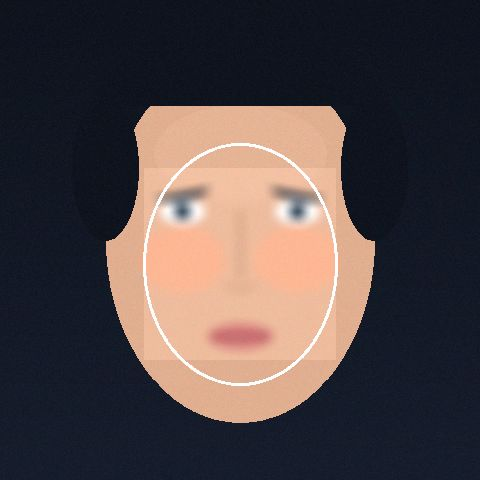
#> input picture sample_data/sample_deepfake_suspect.jpg, 480 x 480 px
$ python -i photo_protector.py   (imports and definitions only)
#> lines starting #> are read from the running program, lines starting #| are printed output that depends on the picture; after the words box and inside, x2 and y2 are one past the last pixel; in counts of white or black regions, pixels touching at a corner belong together
#> further down, picture is the input picture: shape (480, 480, 3); mean B, G, R 70, 69.2, 79.9
### modules/face_mesh_detector.py
"""
Module B: MediaPipe Face Detection & Facial Skin ROI Masking
Detects facial landmarks using MediaPipe FaceMesh, extracts anatomically validated
skin regions (Forehead, Left Cheek, Right Cheek), and generates binary masks with
robust missing-face temporal caching and displacement tracking.
"""

import cv2
import numpy as np
from typing import Dict, List, Optional, Tuple, Any
from config import (
    LEFT_CHEEK_LANDMARKS,
    RIGHT_CHEEK_LANDMARKS,
    FOREHEAD_LANDMARKS,
    MAX_STALE_FRAMES,
    MAX_FACE_DISPLACEMENT_PX,
)

class FaceMeshDetector:
    def __init__(
        self,
        max_num_faces: int = 1,
        refine_landmarks: bool = True,
        min_detection_confidence: float = 0.5,
        min_tracking_confidence: float = 0.5,
    ):
#> called with max_num_faces = 1, refine_landmarks = True, min_detection_confidence = 0.5, min_tracking_confidence = 0.5
        self.max_num_faces = max_num_faces
        self.refine_landmarks = refine_landmarks
        self.min_detection_confidence = min_detection_confidence
        self.min_tracking_confidence = min_tracking_confidence

        self.mp_face_mesh = None
        self.face_mesh = None
        self._init_mediapipe()
#> (the call stopped at in _init_mediapipe, `self.face_mesh = self.mp_face_mesh.FaceMesh( max_num_faces=self.max_nu..`: mediapipe is not available in this run)

        # Temporal tracking state
        self.last_valid_masks: Optional[Dict[str, np.ndarray]] = None
        self.last_face_center: Optional[Tuple[float, float]] = None
        self.stale_frame_count: int = 0
        self.total_missing_frames: int = 0
        self.total_frames_processed: int = 0

    def _init_mediapipe(self) -> None:
        try:
            import mediapipe as mp
            self.mp_face_mesh = mp.solutions.face_mesh
            self.face_mesh = self.mp_face_mesh.FaceMesh(
                max_num_faces=self.max_num_faces,
                refine_landmarks=self.refine_landmarks,
                min_detection_confidence=self.min_detection_confidence,
                min_tracking_confidence=self.min_tracking_confidence,
            )
        except Exception as e:
            # Will be logged or initialized when mediapipe is ready
            self.face_mesh = None

    # [29 lines left out: functions reset_tracking, _landmarks_to_points, _calculate_face_center, not called in this run]

    def process_frame(
        self, frame_bgr: np.ndarray
    ) -> Tuple[Dict[str, np.ndarray], Dict[str, Any]]:
        """
        Processes a single BGR frame.
        Returns:
            masks: Dict with keys 'forehead', 'left_cheek', 'right_cheek', 'combined'
                   (each is a uint8 binary mask of shape (H, W), values 0 or 255)
            metadata: Dict containing face detection status, landmarks, displacement, etc.
        """
        self.total_frames_processed += 1
        h, w = frame_bgr.shape[:2]

        # Blank masks if detection fails
        empty_mask = np.zeros((h, w), dtype=np.uint8)
        empty_masks = {
            "forehead": empty_mask.copy(),
            "left_cheek": empty_mask.copy(),
            "right_cheek": empty_mask.copy(),
            "combined": empty_mask.copy(),
        }

        if self.face_mesh is None:
            self._init_mediapipe()
            if self.face_mesh is None:
                return empty_masks, {"detected": False, "reason": "FaceMesh not initialized", "cached": False}

        # MediaPipe expects RGB
        frame_rgb = cv2.cvtColor(frame_bgr, cv2.COLOR_BGR2RGB)
        results = self.face_mesh.process(frame_rgb)

        if results.multi_face_landmarks and len(results.multi_face_landmarks) > 0:
            face_landmarks = results.multi_face_landmarks[0].landmark
            current_center = self._calculate_face_center(face_landmarks, w, h)

            # Extract ROI polygons
            forehead_pts = self._landmarks_to_points(face_landmarks, FOREHEAD_LANDMARKS, w, h)
            left_cheek_pts = self._landmarks_to_points(face_landmarks, LEFT_CHEEK_LANDMARKS, w, h)
            right_cheek_pts = self._landmarks_to_points(face_landmarks, RIGHT_CHEEK_LANDMARKS, w, h)

            # Generate individual binary masks via cv2.fillPoly
            forehead_mask = np.zeros((h, w), dtype=np.uint8)
            left_cheek_mask = np.zeros((h, w), dtype=np.uint8)
            right_cheek_mask = np.zeros((h, w), dtype=np.uint8)

            if len(forehead_pts) >= 3:
                cv2.fillPoly(forehead_mask, [forehead_pts], 255)
            if len(left_cheek_pts) >= 3:
                cv2.fillPoly(left_cheek_mask, [left_cheek_pts], 255)
            if len(right_cheek_pts) >= 3:
                cv2.fillPoly(right_cheek_mask, [right_cheek_pts], 255)

            # Combined valid skin mask
            combined_mask = cv2.bitwise_or(forehead_mask, cv2.bitwise_or(left_cheek_mask, right_cheek_mask))

            masks = {
                "forehead": forehead_mask,
                "left_cheek": left_cheek_mask,
                "right_cheek": right_cheek_mask,
                "combined": combined_mask,
            }

            # Update temporal tracking cache
            self.last_valid_masks = masks
            self.last_face_center = current_center
            self.stale_frame_count = 0

            return masks, {
                "detected": True,
                "cached": False,
                "face_center": current_center,
                "forehead_points": forehead_pts.tolist(),
                "left_cheek_points": left_cheek_pts.tolist(),
                "right_cheek_points": right_cheek_pts.tolist(),
                "stale_frames": 0,
            }

        # Detection failed for current frame -> Temporal Fallback Logic
        self.total_missing_frames += 1
        self.stale_frame_count += 1

        if (
            self.last_valid_masks is not None
            and self.stale_frame_count <= MAX_STALE_FRAMES
        ):
            # Mask reuse with stale tracking
            return self.last_valid_masks, {
                "detected": False,
                "cached": True,
                "reason": f"Face detection missed; reusing valid mask (stale frame {self.stale_frame_count}/{MAX_STALE_FRAMES})",
                "stale_frames": self.stale_frame_count,
            }

        # Invalidate cache if face has been missing beyond threshold
        self.last_valid_masks = None
        self.last_face_center = None
        return empty_masks, {
            "detected": False,
            "cached": False,
            "reason": f"Face missing for {self.stale_frame_count} consecutive frames; stale mask invalidated",
            "stale_frames": self.stale_frame_count,
        }

    # [38 lines left out: functions render_debug_overlay, close, not called in this run]

### modules/perturbation_engine.py
"""
Module C: Experimental Green-Channel Biometric Perturbation Engine
Implements bounded, temporal, and region-specific perturbations in the green reflectance
channel to experimentally evaluate rPPG signal desynchronization and FakeCatcher robustness.
Preserves non-skin pixels, geometry, and calculates perceptual quality metrics (PSNR, SSIM, MSE).
"""

import numpy as np
import cv2
from typing import Dict, Tuple, Optional, Any
from config import DEFAULT_DELTA, DEFAULT_EXPERIMENTAL_FREQ

class PerturbationEngine:
    """
    Experimental green-channel cloaking engine.
    Investigates bounded temporal modifications restricted strictly to facial skin ROIs.
    """

    MODES = [
        "Temporal Sinusoidal Desynchronization",
        "Inter-Region Phase Scrambler",
        "Bounded Pseudorandom Jitter",
        "Hybrid Multi-Frequency Injection",
    ]

    def __init__(self, seed: Optional[int] = 42):
        self.seed = seed
        self.rng = np.random.RandomState(seed) if seed is not None else np.random.RandomState()

    def set_seed(self, seed: Optional[int]) -> None:
        self.seed = seed
        self.rng = np.random.RandomState(seed) if seed is not None else np.random.RandomState()

    # [112 lines left out: function apply_perturbation, not called in this run]

    @staticmethod
    def calculate_metrics(img_orig: np.ndarray, img_mod: np.ndarray) -> Dict[str, float]:
        """
        Calculates MSE, PSNR, SSIM, and L_inf maximum absolute error.
        """
        diff = img_orig.astype(np.float64) - img_mod.astype(np.float64)
        mse = float(np.mean(diff ** 2))
        linf = float(np.max(np.abs(diff)))

        if mse == 0:
            return {"psnr": 100.0, "ssim": 1.0, "mse": 0.0, "linf": 0.0}

        # PSNR in decibels (dB)
        psnr = float(10.0 * np.log10((255.0 ** 2) / mse))

        # Structural Similarity Index (SSIM) approximation across channels
        ssim = float(PerturbationEngine._calculate_ssim(img_orig, img_mod))

        return {
            "psnr": round(psnr, 2),
            "ssim": round(ssim, 4),
            "mse": round(mse, 4),
            "linf": round(linf, 2),
        }

    @staticmethod
    def _calculate_ssim(img1: np.ndarray, img2: np.ndarray) -> float:
        """Computes mean SSIM across all color channels."""
        C1 = (0.01 * 255) ** 2
        C2 = (0.03 * 255) ** 2

        img1 = img1.astype(np.float64)
        img2 = img2.astype(np.float64)

        ssim_channels = []
        for c in range(img1.shape[2]):
            ch1 = img1[:, :, c]
            ch2 = img2[:, :, c]

            mu1 = cv2.GaussianBlur(ch1, (11, 11), 1.5)
            mu2 = cv2.GaussianBlur(ch2, (11, 11), 1.5)

            mu1_sq = mu1 ** 2
            mu2_sq = mu2 ** 2
            mu1_mu2 = mu1 * mu2

            sigma1_sq = cv2.GaussianBlur(ch1 ** 2, (11, 11), 1.5) - mu1_sq
            sigma2_sq = cv2.GaussianBlur(ch2 ** 2, (11, 11), 1.5) - mu2_sq
            sigma12 = cv2.GaussianBlur(ch1 * ch2, (11, 11), 1.5) - mu1_mu2

            ssim_map = ((2 * mu1_mu2 + C1) * (2 * sigma12 + C2)) / (
                (mu1_sq + mu2_sq + C1) * (sigma1_sq + sigma2_sq + C2)
            )
            ssim_channels.append(np.mean(ssim_map))

        return float(np.mean(ssim_channels))

    @staticmethod
    def generate_difference_heatmap(
        img_orig: np.ndarray, img_mod: np.ndarray, amplification: float = 20.0
    ) -> np.ndarray:
        """
        Creates an amplified visual difference heatmap for debugging and UX demonstration.
        """
        # Absolute difference in green channel
        diff = np.abs(img_orig[:, :, 1].astype(np.float32) - img_mod[:, :, 1].astype(np.float32))

        # Amplify for human visibility
        amplified = np.clip(diff * amplification, 0.0, 255.0).astype(np.uint8)

        # Apply COLORMAP_JET or COLORMAP_TURBO for cybersecurity visual aesthetics
        heatmap = cv2.applyColorMap(amplified, cv2.COLORMAP_TURBO)
        return heatmap

### modules/photo_protector.py
"""
Module: AI-Based Photo Protection Engine
Protects facial identity in static photographs against unauthorized facial recognition,
scraping, and diffusion-based identity training using green-reflectance cloaking,
spatial-frequency noise injection, and cryptographic anti-scraping watermarking.
"""

import cv2
import numpy as np
import hashlib
from PIL import Image, PngImagePlugin
from typing import Dict, Tuple, Any, Optional

from modules.face_mesh_detector import FaceMeshDetector
from modules.perturbation_engine import PerturbationEngine
from config import DEFAULT_DELTA, FACE_OVAL_LANDMARKS

class PhotoProtector:
    CLOAKING_MODES = [
        "Biometric Green-Channel Cloak",
        "DeepFace Feature Scrambler (Fourier Phase)",
        "Adversarial Noise Injection (L-inf bounded)",
        "Full Spectrum Hybrid Protection",
    ]

    def __init__(self):
        self.detector = FaceMeshDetector(max_num_faces=1, refine_landmarks=True)

    def protect_photo(
        self,
        image_bgr: np.ndarray,
        delta: float = DEFAULT_DELTA,
        mode: str = "Biometric Green-Channel Cloak",
        owner_signature: str = "PulseShield-Secured-Identity",
    ) -> Dict[str, Any]:
        """
        Applies identity protection cloaking to a static photograph.
        """
#> called with delta = 2, mode = 'Biometric Green-Channel Cloak', owner_signature = 'PulseShield-Secured-Identity'
        h, w = image_bgr.shape[:2]
#> h = 480; w = 480
        delta = float(np.clip(delta, 1.0, 5.0))

        # 1. Detect facial skin and contour
        masks, det_meta = self.detector.process_frame(image_bgr)
#> (the call stopped at in _init_mediapipe, `self.face_mesh = self.mp_face_mesh.FaceMesh( max_num_faces=self.max_nu..`: mediapipe is not available in this run)
#> masks = 4 items; det_meta = {'detected': False, 'reason': 'FaceMesh not initialized', 'cached': False}
        skin_mask = masks.get("combined", np.zeros((h, w), dtype=np.uint8))
#> skin_mask: shape (480, 480); every value is 0

        # If skin mask is too sparse or undetected, create a soft center ellipse face mask
        if np.sum(skin_mask > 0) < 500:
            center = (w // 2, h // 2)
#> center = (240, 240)
            axes = (int(w * 0.25), int(h * 0.35))
#> axes = (120, 168)
            cv2.ellipse(skin_mask, center, axes, 0, 0, 360, 255, -1)
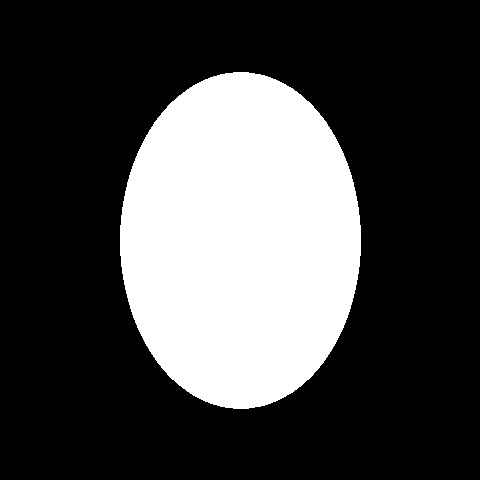
#> skin_mask: shape (480, 480); 27.7% white; 1 white region, box (x1, y1, x2, y2) and area: (120, 72, 361, 409) 63707

        # 2. Apply cloaking transformations based on mode
        cloaked_float = image_bgr.astype(np.float32).copy()
        mask_bool = (skin_mask > 0)

        if mode == "Biometric Green-Channel Cloak":
            # Apply subtle green channel perturbation
            noise = np.random.uniform(-delta, delta, size=(h, w)).astype(np.float32)
            # Smooth noise slightly to preserve natural skin gradients
            noise = cv2.GaussianBlur(noise, (5, 5), 1.0)
            cloaked_float[:, :, 1][mask_bool] += noise[mask_bool]

        elif mode == "DeepFace Feature Scrambler (Fourier Phase)":
            # 2D FFT phase scrambling on face patch to disrupt CNN convolutional filters
            face_pixels = cloaked_float.copy()
            for c in range(3):
                channel = face_pixels[:, :, c]
                f = np.fft.fft2(channel)
                fshift = np.fft.fftshift(f)

                # Add bounded high-frequency phase perturbation
                phase = np.angle(fshift)
                phase_noise = np.random.uniform(-0.08 * (delta / 2.0), 0.08 * (delta / 2.0), size=phase.shape)

                # Modulate high frequencies only
                crow, ccol = h // 2, w // 2
                r = min(crow, ccol) // 4
                y, x = np.ogrid[:h, :w]
                high_pass_mask = ((x - ccol) ** 2 + (y - crow) ** 2) > (r ** 2)
                phase[high_pass_mask] += phase_noise[high_pass_mask]

                # Reconstruct
                mag = np.abs(fshift)
                reconstructed_fshift = mag * np.exp(1j * phase)
                reconstructed = np.fft.ifft2(np.fft.ifftshift(reconstructed_fshift))
                cloaked_float[:, :, c][mask_bool] = np.real(reconstructed)[mask_bool]

        elif mode == "Adversarial Noise Injection (L-inf bounded)":
            # Bounded uniform noise across all 3 color channels
            noise = np.random.uniform(-delta, delta, size=(h, w, 3)).astype(np.float32)
            cloaked_float[mask_bool] += noise[mask_bool]

        elif mode == "Full Spectrum Hybrid Protection":
            # Combined green reflectance + high frequency perturbation
            green_noise = np.random.uniform(-delta, delta, size=(h, w)).astype(np.float32)
            cloaked_float[:, :, 1][mask_bool] += green_noise[mask_bool]

            # Cross-channel subtle high-frequency dithering
            dither = np.random.normal(0, delta * 0.4, size=(h, w, 3)).astype(np.float32)
            cloaked_float[mask_bool] += dither[mask_bool]

        # 3. Clip safely to [0, 255] and cast to uint8
        cloaked_bgr = np.clip(cloaked_float, 0.0, 255.0).astype(np.uint8)

        # 4. Generate visual difference heatmap
        diff_heatmap = PerturbationEngine.generate_difference_heatmap(image_bgr, cloaked_bgr, amplification=25.0)
#> in generate_difference_heatmap, `heatmap = cv2.applyColorMap(amplified, cv2.COLORMAP_TURBO)`:
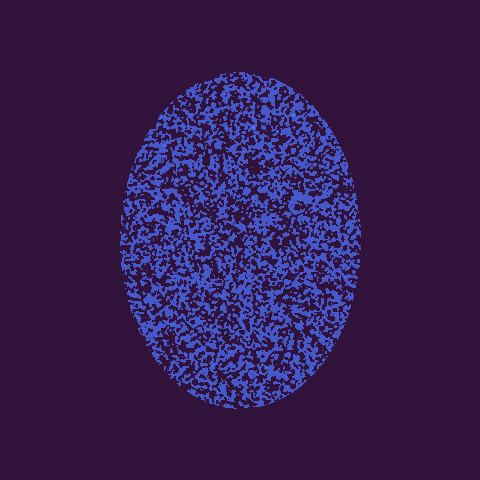
#> heatmap: shape (480, 480, 3); mean B, G, R 78.6, 27.7, 50.9

        # 5. Calculate objective perceptual metrics
        metrics = PerturbationEngine.calculate_metrics(image_bgr, cloaked_bgr)
#> in calculate_metrics, `diff = img_orig.astype(np.float64) - img_mod.astype(np.float64)`:
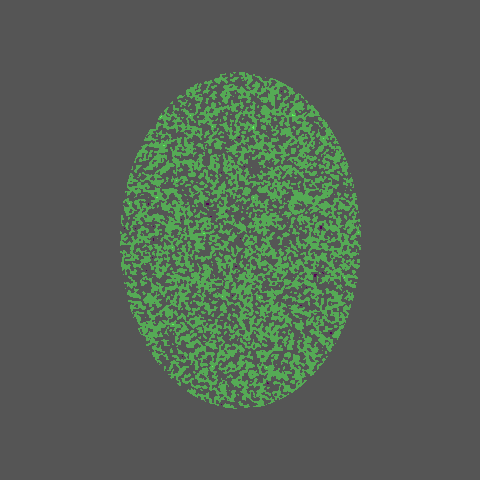
#> diff: shape (480, 480, 3) float64; mean B, G, R 0, 0.136, 0; drawn with min black and max white
#> in calculate_metrics, `mse = float(np.mean(diff ** 2))`: mse = 0.0456
#> in calculate_metrics, `linf = float(np.max(np.abs(diff)))`: linf = 2
#> in calculate_metrics, `psnr = float(10.0 * np.log10((255.0 ** 2) / mse))`: psnr = 61.54
#> the loop in _calculate_ssim, `for c in range(img1.shape[2]):` made 3 passes
#> pass 1, in _calculate_ssim, `ch1 = img1[:, :, c]`:
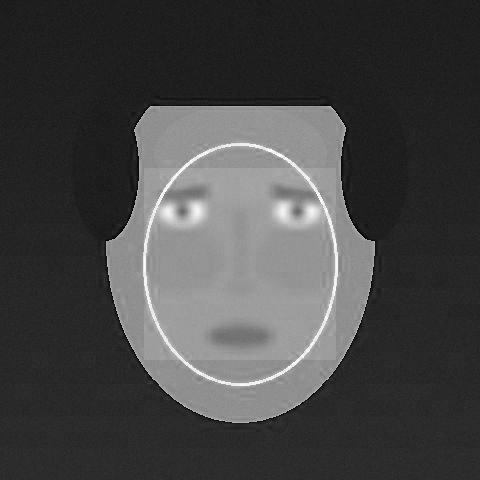
#> ch1: shape (480, 480) float64; min 0, max 255, mean 70
#> pass 1, in _calculate_ssim, `mu1_sq = mu1 ** 2`:
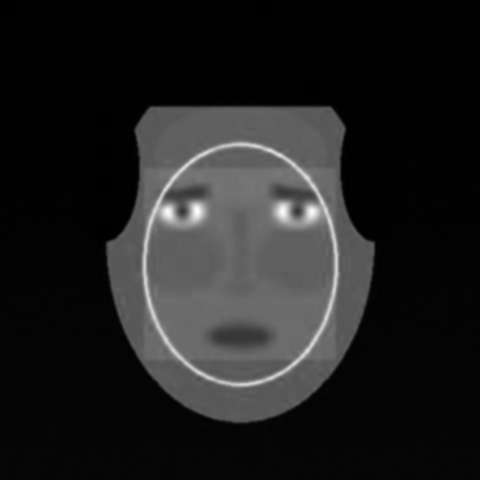
#> mu1_sq: shape (480, 480) float64; min 624.5, max 57516.3, mean 7828.8; drawn with min black and max white
#> pass 1, in _calculate_ssim, `sigma1_sq = cv2.GaussianBlur(ch1 ** 2, (11, 11), 1.5) - mu1_sq`:
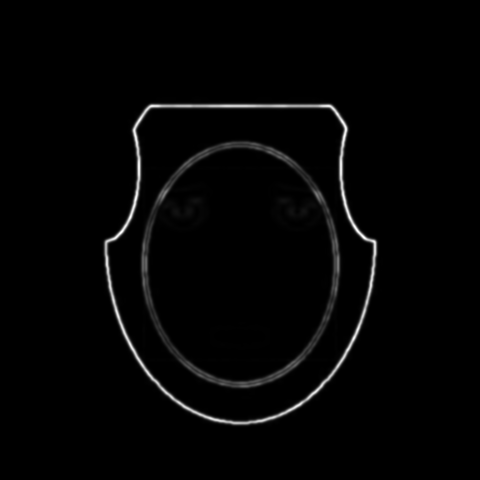
#> sigma1_sq: shape (480, 480) float64; min 9.18e-05, max 5556.7, mean 100.3; drawn with min black and max white
#> after the loop in _calculate_ssim, `for c in range(img1.shape[2]):`:
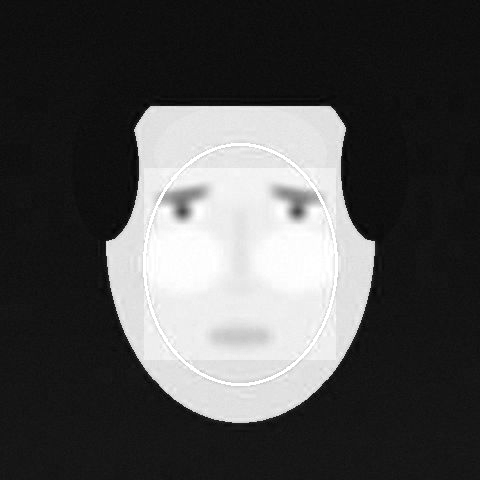
#> ch1: shape (480, 480) float64; min 0, max 255, mean 79.9
#> after the loop in _calculate_ssim, `for c in range(img1.shape[2]):`: ssim_map: shape (480, 480) float64; every value is 1
#> after the loop in _calculate_ssim, `for c in range(img1.shape[2]):`: ssim_channels = [1, 0.999, 1]
#> in calculate_metrics, `ssim = float(PerturbationEngine._calculate_ssim(img_orig, img_mod))`: ssim = 1
#> metrics = {'psnr': 61.54, 'ssim': 1, 'mse': 0.0456, 'linf': 2}

        # 6. Generate cryptographic signature metadata (anti-scraping provenance)
        hasher = hashlib.sha256()
        hasher.update(cloaked_bgr.tobytes())
        hasher.update(owner_signature.encode('utf-8'))
        crypto_sig = f"PS-{hasher.hexdigest()[:16].upper()}"

        return {
            "cloaked_bgr": cloaked_bgr,
            "cloaked_rgb": cv2.cvtColor(cloaked_bgr, cv2.COLOR_BGR2RGB),
            "orig_rgb": cv2.cvtColor(image_bgr, cv2.COLOR_BGR2RGB),
            "diff_heatmap_rgb": cv2.cvtColor(diff_heatmap, cv2.COLOR_BGR2RGB),
            "metrics": metrics,
            "watermark_signature": crypto_sig,
            "mode": mode,
            "delta": delta,
            "face_detected": det_meta.get("detected", False),
        }

>>> import cv2
>>> picture = cv2.imread('../sample_data/sample_deepfake_suspect.jpg')
>>> result = PhotoProtector().protect_photo(picture)
#> result = 9 items
